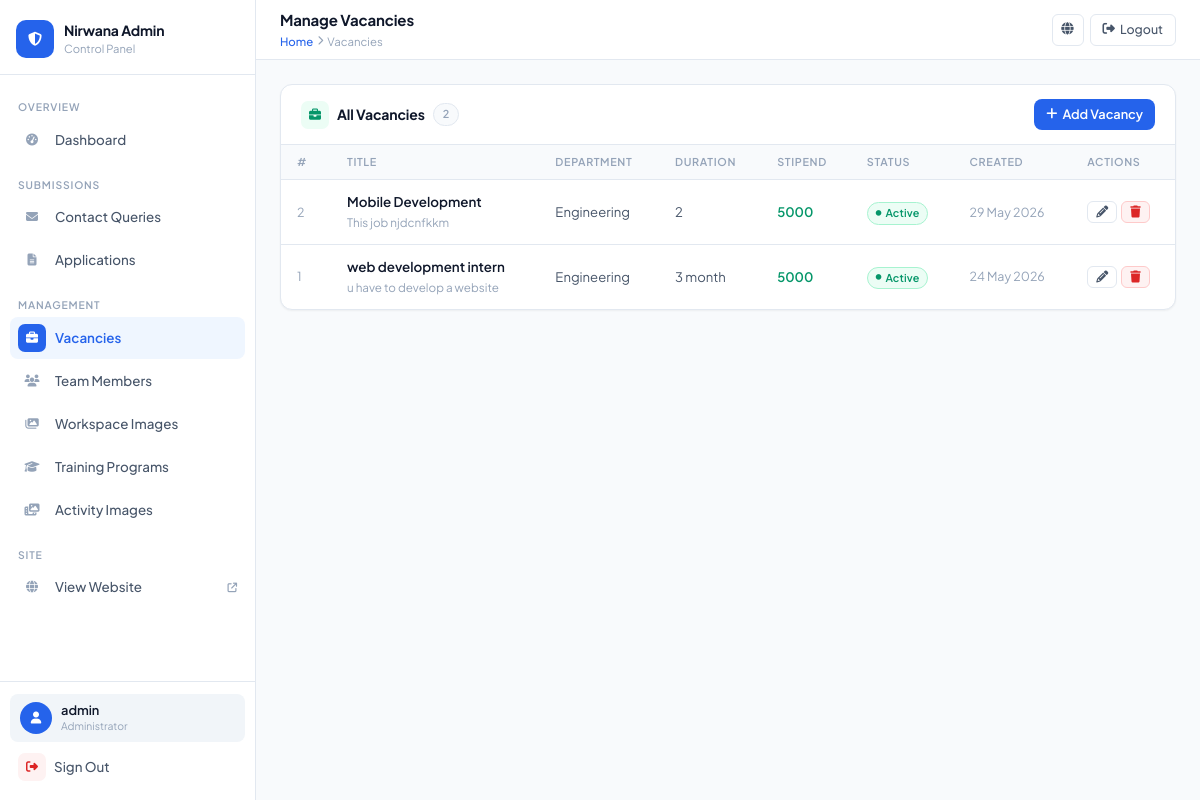
The page /myadmin/vacancies/ (signed in) on the database its author committed.
### app1/models.py (models this page shows, shortened)
class InternshipVacancy(models.Model):
    CATEGORY_CHOICES = [
        ('dev', 'Development'),
        ('design', 'Design'),
        ('marketing', 'Marketing'),
    ]
    ICON_CHOICES = [
        ('web', 'Web (blue)'),
        ('mobile', 'Mobile (green)'),
        ('marketing', 'Marketing (amber)'),
        ('design', 'Design (pink)'),
    ]
    title = models.CharField(max_length=200)
    department = models.CharField(max_length=100, blank=True)
    description = models.TextField()
    requirements = models.TextField(blank=True)
    duration = models.CharField(max_length=100, blank=True)
    stipend = models.CharField(max_length=100, blank=True)
    category = models.CharField(
        max_length=20,
        choices=CATEGORY_CHOICES,
        default='dev'
    )
    icon_type = models.CharField(
        max_length=20,
        choices=ICON_CHOICES,
        default='web'
    )
    location = models.CharField(
        max_length=100,
        blank=True,
        default='Remote / Biratnagar'
    )
    openings = models.PositiveIntegerField(default=1)
    skills_tags = models.CharField(
        max_length=300,
        blank=True
    )
    is_active = models.BooleanField(default=True)
    created_at = models.DateTimeField(auto_now_add=True)
    updated_at = models.DateTimeField(auto_now=True)
    class Meta:
        ordering = ['-created_at']
        verbose_name = 'Internship Vacancy'
        verbose_name_plural = 'Internship Vacancies'

### app1/views.py (the view)
# urls.py: path('myadmin/vacancies/',                views.admin_vacancies,       name='admin_vacancies'),
@login_required(login_url='admin_login')
@user_passes_test(is_admin, login_url='admin_login')
def admin_vacancies(request):
    vacancies = InternshipVacancy.objects.all()
    return render(request, 'app1/admin/vacancies.html', {'vacancies': vacancies})

### app1/views.py (called while the page is built)
def is_admin(user):
    return user.is_authenticated and user.is_staff

### app1/templates/app1/admin/vacancies.html (shortened to what this page needs)
{% extends 'app1/admin/base.html' %}
{% block page_title %}Manage Vacancies{% endblock %}
{% block breadcrumb %}<a href="{% url 'admin_dashboard' %}">Home</a> <i class="fas fa-chevron-right" style="font-size:0.6rem"></i> <span>Vacancies</span>{% endblock %}
{% block content %}
<div class="card">
  <div class="card-header">
    <div class="card-title">
      <span class="title-icon" style="background:#ECFDF5;color:var(--green)"><i class="fas fa-briefcase"></i></span>
      All Vacancies
      <span style="background:var(--bg);border:1px solid var(--border);padding:2px 9px;border-radius:50px;font-size:0.68rem;color:var(--text-light);font-weight:600">
        {{ vacancies|length }}
      </span>
    </div>
    <a href="{% url 'admin_vacancy_create' %}" class="btn btn-primary">
      <i class="fas fa-plus"></i> Add Vacancy
    </a>
  </div>
  <div class="card-body">
    {% if vacancies %}
    <table>
      <thead>
        <tr>
          <th>#</th>
          <th>Title</th>
          <th>Department</th>
          <th>Duration</th>
          <th>Stipend</th>
          <th>Status</th>
          <th>Created</th>
          <th>Actions</th>
        </tr>
      </thead>
      <tbody>
        {% for v in vacancies %}
        <tr>
          <td style="color:var(--text-light);font-size:0.78rem;width:50px">{{ v.pk }}</td>
          <td>
            <div style="font-weight:600">{{ v.title }}</div>
            <div style="font-size:0.73rem;color:var(--text-light);margin-top:2px">{{ v.description|truncatechars:50 }}</div>
          </td>
          <td style="font-size:0.82rem;color:var(--text-mid)">{{ v.department|default:"—" }}</td>
          <td style="font-size:0.82rem;color:var(--text-mid)">{{ v.duration|default:"—" }}</td>
          <td style="font-size:0.82rem;font-weight:600;color:var(--green)">{{ v.stipend|default:"—" }}</td>
          <td>
            {% if v.is_active %}
              <span class="badge active"><i class="fas fa-circle" style="font-size:0.35rem"></i> Active</span>
            {% else %}
              <span class="badge inactive">Inactive</span>
            {% endif %}
          </td>
          <td style="color:var(--text-light);font-size:0.78rem;white-space:nowrap">{{ v.created_at|date:"d M Y" }}</td>
          <td>
            <div class="action-group">
              <a href="{% url 'admin_vacancy_edit' v.pk %}" class="btn btn-ghost btn-sm" title="Edit">
                <i class="fas fa-pencil"></i>
              </a>
              <a href="{% url 'admin_vacancy_delete' v.pk %}"
                 class="btn btn-danger btn-sm"
                 title="Delete"
                 onclick="return confirm('Delete vacancy \"{{ v.title }}\"? This cannot be undone.')">
                <i class="fas fa-trash"></i>
              </a>
            </div>
          </td>
        </tr>
        {% endfor %}
      </tbody>
    </table>
    {% endif %}
  </div>
</div>
{% endblock %}

### app1/templates/app1/admin/base.html (shortened to what this page needs)
<!DOCTYPE html>
<html lang="en">
<head>
<link rel="stylesheet" href="https://cdnjs.cloudflare.com/ajax/libs/font-awesome/6.5.0/css/all.min.css">
</head>
<body>
<aside class="sidebar" id="sidebar">
  <div class="sidebar-top">
    <a href="{% url 'admin_dashboard' %}" class="brand">
      <div class="brand-mark"><i class="fas fa-shield-halved"></i></div>
      <div class="brand-info">
        <div class="name">Nirwana Admin</div>
        <div class="sub">Control Panel</div>
      </div>
    </a>
  </div>
  <nav class="sidebar-nav">
    <div class="nav-section">
      <span class="nav-label">Overview</span>
      <a href="{% url 'admin_dashboard' %}" class="nav-link {% if request.resolver_match.url_name == 'admin_dashboard' %}active{% endif %}">
        <span class="nav-icon"><i class="fas fa-gauge-high"></i></span>
        <span class="nav-text">Dashboard</span>
      </a>
    </div>
    <div class="nav-section">
      <span class="nav-label">Submissions</span>
      <a href="{% url 'admin_contacts' %}" class="nav-link {% if 'contact' in request.resolver_match.url_name %}active{% endif %}">
        <span class="nav-icon"><i class="fas fa-envelope"></i></span>
        <span class="nav-text">Contact Queries</span>
      </a>
      <a href="{% url 'admin_applications' %}" class="nav-link {% if 'application' in request.resolver_match.url_name %}active{% endif %}">
        <span class="nav-icon"><i class="fas fa-file-lines"></i></span>
        <span class="nav-text">Applications</span>
      </a>
    </div>
    <div class="nav-section">
      <span class="nav-label">Management</span>
      <a href="{% url 'admin_vacancies' %}" class="nav-link {% if 'vacanc' in request.resolver_match.url_name %}active{% endif %}">
        <span class="nav-icon"><i class="fas fa-briefcase"></i></span>
        <span class="nav-text">Vacancies</span>
      </a>
      <a href="{% url 'admin_team_members' %}" class="nav-link {% if 'team' in request.resolver_match.url_name %}active{% endif %}">
        <span class="nav-icon"><i class="fas fa-users"></i></span>
        <span class="nav-text">Team Members</span>
      </a>
      <a href="{% url 'admin_workspace_images' %}" class="nav-link {% if 'workspace' in request.resolver_match.url_name %}active{% endif %}">
        <span class="nav-icon"><i class="fas fa-images"></i></span>
        <span class="nav-text">Workspace Images</span>
      </a>
      <a href="{% url 'admin_training_programs' %}" class="nav-link {% if 'training' in request.resolver_match.url_name %}active{% endif %}">
        <span class="nav-icon"><i class="fas fa-graduation-cap"></i></span>
        <span class="nav-text">Training Programs</span>
      </a>
      <a href="{% url 'admin_activity_images' %}" class="nav-link {% if 'activity' in request.resolver_match.url_name %}active{% endif %}">
        <span class="nav-icon"><i class="fas fa-photo-film"></i></span>
        <span class="nav-text">Activity Images</span>
      </a>
    </div>
    <div class="nav-section">
      <span class="nav-label">Site</span>
      <a href="{% url 'home' %}" class="nav-link" target="_blank">
        <span class="nav-icon"><i class="fas fa-globe"></i></span>
        <span class="nav-text">View Website</span>
        <i class="fas fa-arrow-up-right-from-square" style="font-size:0.6rem;color:var(--text-light)"></i>
      </a>
    </div>
  </nav>
  <div class="sidebar-bottom">
    <div class="user-card">
      <div class="user-avatar"><i class="fas fa-user"></i></div>
      <div>
        <div class="user-name">{{ request.user.username }}</div>
        <div class="user-role">Administrator</div>
      </div>
    </div>
    <a href="{% url 'admin_logout' %}" class="logout-link">
      <i class="fas fa-right-from-bracket"></i>
      Sign Out
    </a>
  </div>
</aside>
<div class="main">
  <header class="topbar">
    <div class="topbar-left">
      <div>
        <div class="page-title">{% block page_title %}Dashboard{% endblock %}</div>
        <div class="breadcrumb">{% block breadcrumb %}<a href="{% url 'admin_dashboard' %}">Home</a>{% endblock %}</div>
      </div>
    </div>
    <div class="topbar-right">
      <a href="{% url 'home' %}" target="_blank" class="topbar-btn icon-only" title="View Site">
        <i class="fas fa-globe"></i>
      </a>
      <a href="{% url 'admin_logout' %}" class="topbar-btn">
        <i class="fas fa-right-from-bracket"></i>
        <span>Logout</span>
      </a>
    </div>
  </header>
  <main class="content">
    {% block content %}{% endblock %}
  </main>
</div>
</body>
</html>

### rows shown on the page
InternshipVacancy: pk "2", title "Mobile Development", description "This job njdcnfkkm", department "Engineering", duration "2", stipend "5000", is_active True (drawn), created_at "29 May 2026"
InternshipVacancy: pk "1", title "web development intern", description "u have to develop a website", department "Engineering", duration "3 month", stipend "5000", is_active True (drawn), created_at "24 May 2026"

### other values the page prints
{{ request.user.username }} "admin"
{{ vacancies|length }} "2"
